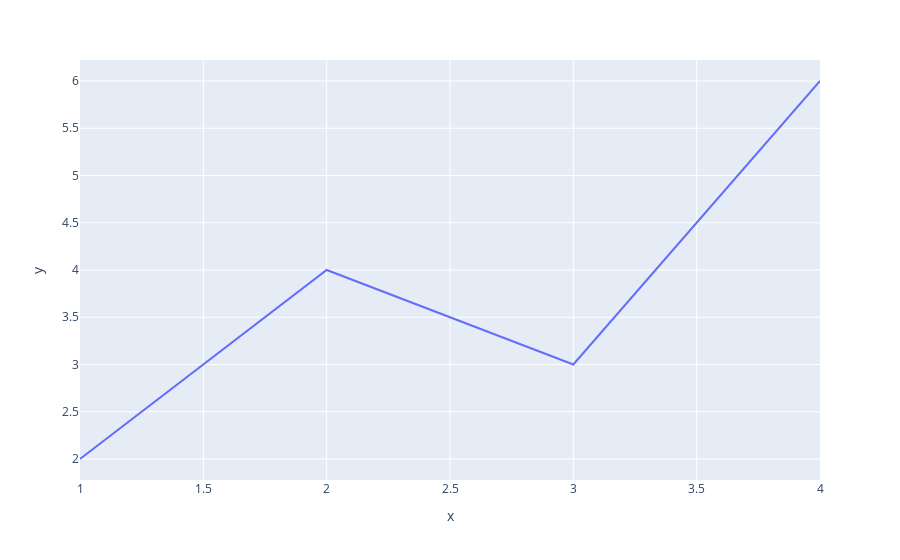

Notebook code cell kept with this figure:
### Code cell
px.line(x=[1,2,3,4],y=[2,4,3,6])

### Figure 1 — Plotly figure (JSON) as saved in the notebook; plotly's stock layout.template omitted (floating-point values rounded to 4 significant figures)
{"data": [{"hovertemplate": "x=%{x}<br>y=%{y}<extra></extra>", "legendgroup": "", "line": {"color": "#636efa", "dash": "solid"}, "marker": {"symbol": "circle"}, "mode": "lines", "name": "", "orientation": "v", "showlegend": false, "type": "scatter", "x": [1, 2, 3, 4], "xaxis": "x", "y": [2, 4, 3, 6], "yaxis": "y"}], "layout": {"legend": {"tracegroupgap": 0}, "margin": {"t": 60}, "xaxis": {"anchor": "y", "domain": [0, 1], "title": {"text": "x"}}, "yaxis": {"anchor": "x", "domain": [0, 1], "title": {"text": "y"}}}}
